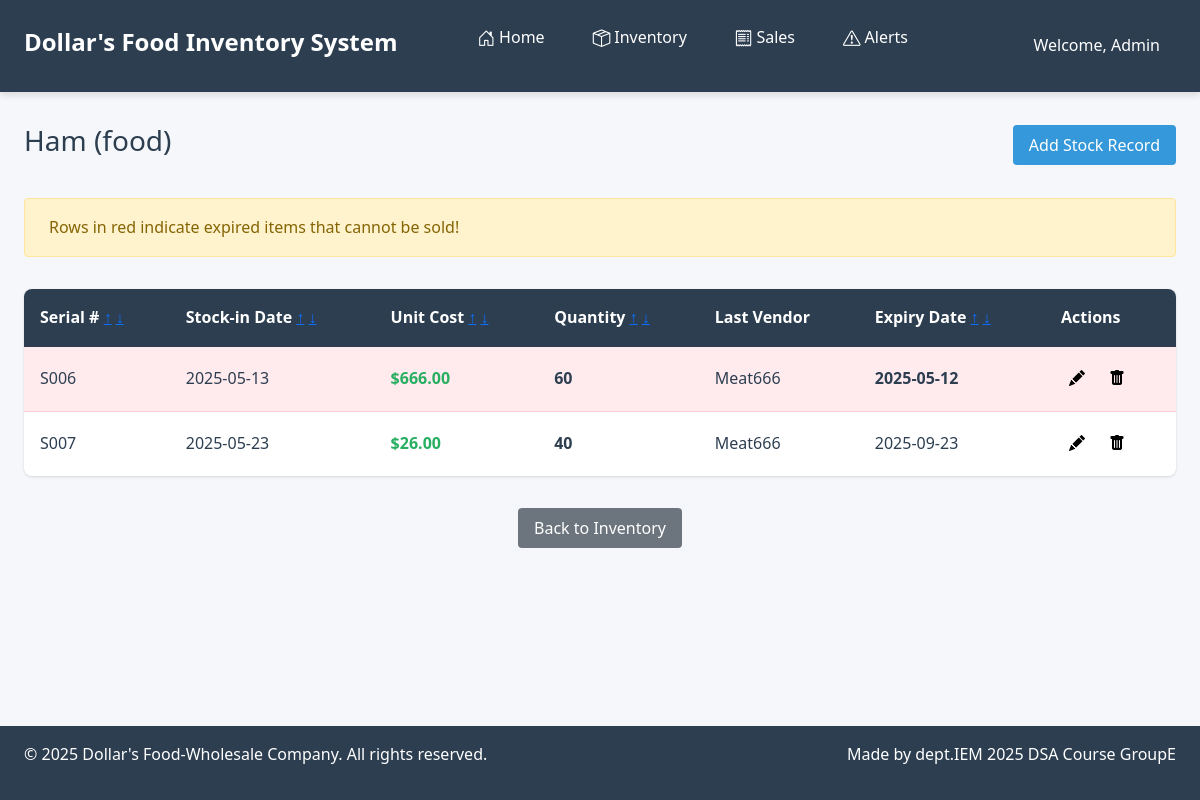
Screenshot of /inventory/inventory/1/ with the database file from the repository.
### inventory/models.py (models this page shows, shortened)
class Item(models.Model):
    CATEGORY_CHOICES = [('food','food'),]
    name = models.CharField(max_length=100, unique=True)
    category = models.CharField(max_length=20, choices=CATEGORY_CHOICES, null=True, blank=True)
    critical_point = models.IntegerField(default=0)
    lead_time_demand = models.FloatField(
        validators=[MinValueValidator(0.1), MaxValueValidator(1.0)],
        help_text="please enter a number between 0.1 ~ 1.0 as the system criteria",
        default=0.1
    )
    image = models.ImageField(upload_to='item_images/', blank=True, null=True)

class StockIn(models.Model):
    item = models.ForeignKey(Item, on_delete=models.CASCADE, related_name='stockins')
    serial_number = models.CharField(max_length=10)
    unitcost = models.DecimalField(max_digits=10, decimal_places=2, validators=[MinValueValidator(0)], default=0.00)
    quantity = models.IntegerField(default=0)
    last_vendor = models.CharField(max_length=25, null=True, blank=True)
    created_at = models.DateField(default=timezone.now)
    expiry_date = models.DateField(null=True, blank=True)
    class Meta:
        unique_together = ('item', 'serial_number')

### inventory/views.py (the view)
# urls.py: path('inventory/<int:item_id>/', views.item_detail, name='item_detail'),
def item_detail(request, item_id):
    item = get_object_or_404(Item, id=item_id)
    sort = request.GET.get('sort', 'created_at')  # 預設排序欄位
    query = request.GET.get('query', '')
    stockins = StockIn.objects.filter(item=item)
    if query:
        stockins = stockins.filter(
            Q(serial_number__icontains=query) |
            Q(last_vendor__icontains=query)
        )
    allowed_sort_fields = ['serial_number', 'created_at', 'unitcost', 'quantity', 'last_vendor', 'expiry_date']
    sort_field = sort.lstrip('-')
    if sort_field in allowed_sort_fields:
        stockins = stockins.order_by(sort)
    context = {
        'item': item,
        'stockins': stockins,
        'sort': sort,
        'query': query,
        'today': now().date(),
    }
    return render(request, 'inventory/item_detail.html', context)

### inventory/templates/inventory/item_detail.html (shortened to what this page needs)
{% extends "base.html" %}
{% load static %}
{% block page_title %}
 {{ item.name }} ({{ item.category }})
{% endblock %}
{% block page_actions %}
<a href="{% url 'inventory:stock_in_records' %}?item_id={{ item.id }}" class="btn btn-primary">Add Stock Record</a>
{% endblock %}
{% block content %}
<link rel="stylesheet" href="{% static 'css/inventory_detail.css' %}">
<div class="alert alert-warning">
     Rows in red indicate expired items that cannot be sold!
</div>
<div class="table-container">
    <table class="item-detail-table">
        <thead>
            <tr>
                <th class="sortable">
                    Serial #
                    <a href="?{% if query %}query={{ query }}&{% endif %}sort=serial_number" class="sort-link">↑</a>
                    <a href="?{% if query %}query={{ query }}&{% endif %}sort=-serial_number" class="sort-link">↓</a>
                </th>
                <th class="sortable">
                    Stock-in Date
                    <a href="?{% if query %}query={{ query }}&{% endif %}sort=created_at" class="sort-link">↑</a>
                    <a href="?{% if query %}query={{ query }}&{% endif %}sort=-created_at" class="sort-link">↓</a>
                </th>
                <th class="sortable">
                    Unit Cost
                    <a href="?{% if query %}query={{ query }}&{% endif %}sort=unitcost" class="sort-link">↑</a>
                    <a href="?{% if query %}query={{ query }}&{% endif %}sort=-unitcost" class="sort-link">↓</a>
                </th>
                <th class="sortable">
                    Quantity
                    <a href="?{% if query %}query={{ query }}&{% endif %}sort=quantity" class="sort-link">↑</a>
                    <a href="?{% if query %}query={{ query }}&{% endif %}sort=-quantity" class="sort-link">↓</a>
                </th>
                <th>Last Vendor</th>
                <th class="sortable">
                    Expiry Date
                    <a href="?{% if query %}query={{ query }}&{% endif %}sort=expiry_date" class="sort-link">↑</a>
                    <a href="?{% if query %}query={{ query }}&{% endif %}sort=-expiry_date" class="sort-link">↓</a>
                </th>
                <th>Actions</th>
            </tr>
        </thead>
        <tbody>
            {% for record in stockins %}
            <tr class="{% if record.expiry_date and record.expiry_date < today %}expired{% endif %}">
                <td>{{ record.serial_number }}</td>
                <td>{{ record.created_at|date:"Y-m-d" }}</td>
                <td class="cost-cell">${{ record.unitcost }}</td>
                <td class="quantity-cell">{{ record.quantity }}</td>
                <td>{{ record.last_vendor|default:"-" }}</td>
                <td class="{% if record.expiry_date and record.expiry_date < today %}expiry-warning{% endif %}">
                    {{ record.expiry_date|date:"Y-m-d"|default:"-" }}
                </td>
                <td class="actions-cell">
                    <a href="{% url 'inventory:stockin_update' record.pk %}" class="btn-edit"><i class="bi bi-pencil-fill"></i></a>
                    <a href="{% url 'inventory:stockin_delete' record.pk %}" class="btn-delete"><i class="bi bi-trash-fill"></i></a>
                </td>
            </tr>
            {% empty %}
            <tr class="no-records">
                <td colspan="7">
                    No stock records found
                </td>
            </tr>
            {% endfor %}
        </tbody>
    </table>
</div>
<div class="back-link">
    <a href="{% url 'inventory:item_list' %}" class="btn btn-secondary">Back to Inventory</a>
</div>
{% endblock %}

### static/css/base.css (style rules this page uses)
:root { --primary-color: #2c3e50; --secondary-color: #3498db; --accent-color: #e74c3c; --success-color: #27ae60; --warning-yellow: #f1c40f; --warning-orange: #e67e22; --warning-red: #e74c3c; --light-color: #ecf0f1; --dark-color: #2c3e50; --gray-color: #95a5a6; --space-xs: 0.25rem; --space-sm: 0.5rem; --space-md: 1rem; --space-lg: 1.5rem; --space-xl: 2rem; --radius-sm: 4px; --radius-md: 8px; --radius-lg: 12px; --shadow-sm: 0 1px 3px rgba(0,0,0,0.12); --shadow-md: 0 4px 6px rgba(0,0,0,0.1); --shadow-lg: 0 10px 25px rgba(0,0,0,0.1); }
* { margin: 0; padding: 0; box-sizing: border-box; }
.app-body { font-family: 'Segoe UI', 'Roboto', sans-serif; line-height: 1.6; color: var(--dark-color); background-color: #f5f7fa; display: flex; flex-direction: column; min-height: 100vh; }
.alert { padding: var(--space-md); border-radius: var(--radius-sm); margin-bottom: var(--space-md); }
.btn { display: inline-flex; align-items: center; gap: var(--space-xs); padding: var(--space-sm) var(--space-md); border-radius: var(--radius-sm); font-weight: 500; cursor: pointer; transition: all 0.2s ease; border: none; }
.btn-primary { background-color: var(--secondary-color); color: white; }

### static/css/inventory_detail.css (style rules this page uses)
.alert-warning { background-color: #fff3cd; color: #856404; padding: var(--space-md); border-radius: var(--radius-sm); margin-bottom: var(--space-xl); display: flex; align-items: center; gap: var(--space-sm); }
.item-detail-table { width: 100%; border-collapse: collapse; background-color: white; box-shadow: var(--shadow-sm); border-radius: var(--radius-md); overflow: hidden; }
.item-detail-table th { background-color: var(--primary-color); color: white; padding: var(--space-md); text-align: left; position: sticky; top: 0; }
.item-detail-table td { padding: var(--space-md); border-bottom: 1px solid #eee; }
.item-detail-table tr:last-child td { border-bottom: none; }
.cost-cell { color: var(--success-color); font-weight: 600; }
.quantity-cell { font-weight: 600; }
.expiry-warning { color: var(--danger-color); font-weight: bold; }
.expired { background-color: #ffebee; color: var(--danger-color); }
.expired td { border-color: #ffcdd2; }
.actions-cell { display: flex; gap: var(--space-sm); }
.btn-edit, .btn-delete { color: #000000; background: none; border: none; cursor: pointer; font-size: 1rem; transition: all 0.2s ease; padding: var(--space-xs); border-radius: 50%; width: 32px; height: 32px; display: inline-flex; align-items: center; justify-content: center; }
.back-link { margin-top: var(--space-xl); text-align: center; }

### rows the page displays
Item: name "Ham", category "food"
StockIn: serial_number "S006", created_at "2025-05-13", unitcost "666.00", quantity "60", last_vendor "Meat666", expiry_date "2025-05-12"
StockIn: serial_number "S007", created_at "2025-05-23", unitcost "26.00", quantity "40", last_vendor "Meat666", expiry_date "2025-09-23"
